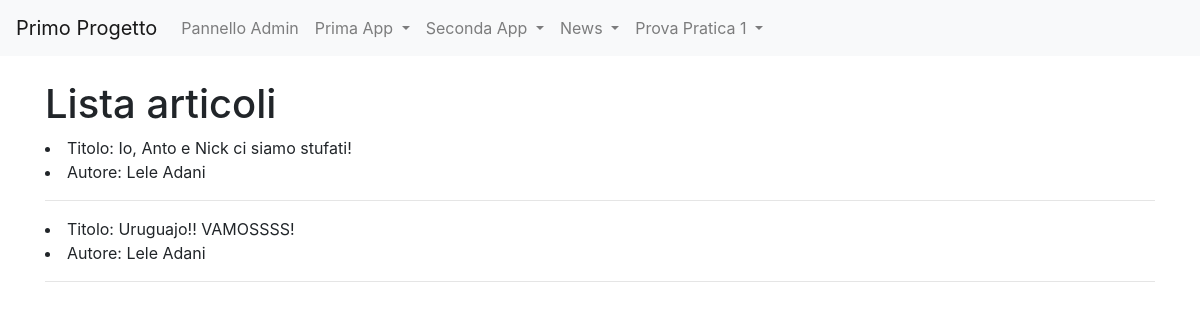
Page /news/lista_articoli/5 on the committed database.
### news/models.py (models this page shows, shortened)
class Articolo(models.Model):
    titolo = models.CharField(max_length=100)
    contenuto = models.TextField()
    giornalista = models.ForeignKey(Giornalista, on_delete = models.CASCADE, related_name="articoli")
    data = models.DateField(auto_now = True, blank = True)
    visualizzazioni = models.IntegerField(default = 0, blank = True)
    class Meta:
        verbose_name = "articolo"
        verbose_name_plural = "articoli"

class Giornalista(models.Model):
    nome = models.CharField(max_length=20)
    cognome = models.CharField(max_length=20)
    anno_di_nascita = models.DateField(blank = True)
    def __str__(self):
        return self.nome + " " + self.cognome
    class Meta:
        verbose_name = "Giornalista"
        verbose_name_plural = "Giornalisti"

### news/views.py (the view)
# urls.py: path('lista_articoli/<int:pk>', lista_articoli, name = 'lista_articoli'),
def lista_articoli(request, pk):
    if pk < 1:
        articoli = Articolo.objects.all()
    else:
        articoli = Articolo.objects.filter(giornalista_id = pk)
    context = {
        'articoli' : articoli,
    }
    return render(request, 'lista_articoli.html', context)

### news/templates/lista_articoli.html (shortened to what this page needs)
{% extends "base.html" %}
{% block content %}
    {% if pk %}
        <h1>Articoli di {{ articoli.0.giornalista}} </h1>
        {% for articolo in articoli %}
            <li>Titolo: {{ articolo.titolo }}</li>
            <hr>
        {% endfor %}
    {% else %}
        <h1>Lista articoli</h1>
        {% for articolo in articoli %}
            <li>Titolo: {{ articolo.titolo }}</li>
            <li>Autore: {{ articolo.giornalista }}</li>
            <hr>
        {% endfor %}
    {% endif %}
{% endblock content %}

### rows in the picture
Articolo: titolo "Io, Anto e Nick ci siamo stufati!", giornalista "Lele Adani"
Articolo: titolo "Uruguajo!! VAMOSSSS!", giornalista "Lele Adani"
